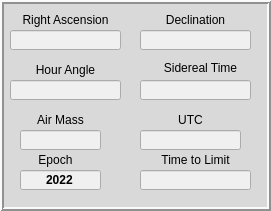
   <widget class="QFrame" name="frame_2">
    <property name="geometry">
     <rect>
      <x>420</x>
      <y>110</y>
      <width>271</width>
      <height>211</height>
     </rect>
    </property>
    <property name="styleSheet">
     <string notr="true">background-color: rgb(217, 217, 217);</string>
    </property>
    <property name="frameShape">
     <enum>QFrame::Box</enum>
    </property>
    <property name="frameShadow">
     <enum>QFrame::Raised</enum>
    </property>
    <property name="lineWidth">
     <number>2</number>
    </property>
    <widget class="QLineEdit" name="encRA">
     <property name="enabled">
      <bool>true</bool>
     </property>
     <property name="geometry">
      <rect>
       <x>10</x>
       <y>30</y>
       <width>111</width>
       <height>20</height>
      </rect>
     </property>
     <property name="font">
      <font>
       <weight>75</weight>
       <bold>true</bold>
      </font>
     </property>
     <property name="styleSheet">
      <string notr="true">background-color: rgb(240, 240, 240);</string>
     </property>
     <property name="text">
      <string/>
     </property>
     <property name="alignment">
      <set>Qt::AlignCenter</set>
     </property>
     <property name="readOnly">
      <bool>true</bool>
     </property>
    </widget>
    <widget class="QLabel" name="label_14">
     <property name="geometry">
      <rect>
       <x>10</x>
       <y>10</y>
       <width>111</width>
       <height>20</height>
      </rect>
     </property>
     <property name="text">
      <string>Right Ascension</string>
     </property>
     <property name="alignment">
      <set>Qt::AlignCenter</set>
     </property>
    </widget>
    <widget class="QLineEdit" name="encDEC">
     <property name="enabled">
      <bool>true</bool>
     </property>
     <property name="geometry">
      <rect>
       <x>140</x>
       <y>30</y>
       <width>111</width>
       <height>20</height>
      </rect>
     </property>
     <property name="font">
      <font>
       <weight>75</weight>
       <bold>true</bold>
      </font>
     </property>
     <property name="styleSheet">
      <string notr="true">background-color: rgb(240, 240, 240);</string>
     </property>
     <property name="text">
      <string/>
     </property>
     <property name="alignment">
      <set>Qt::AlignCenter</set>
     </property>
     <property name="readOnly">
      <bool>true</bool>
     </property>
    </widget>
    <widget class="QLabel" name="label_15">
     <property name="geometry">
      <rect>
       <x>140</x>
       <y>10</y>
       <width>111</width>
       <height>20</height>
      </rect>
     </property>
     <property name="text">
      <string>Declination</string>
     </property>
     <property name="alignment">
      <set>Qt::AlignCenter</set>
     </property>
    </widget>
    <widget class="QLineEdit" name="encHA">
     <property name="enabled">
      <bool>true</bool>
     </property>
     <property name="geometry">
      <rect>
       <x>10</x>
       <y>80</y>
       <width>111</width>
       <height>20</height>
      </rect>
     </property>
     <property name="font">
      <font>
       <weight>75</weight>
       <bold>true</bold>
      </font>
     </property>
     <property name="styleSheet">
      <string notr="true">background-color: rgb(240, 240, 240);</string>
     </property>
     <property name="text">
      <string/>
     </property>
     <property name="alignment">
      <set>Qt::AlignCenter</set>
     </property>
     <property name="readOnly">
      <bool>true</bool>
     </property>
    </widget>
    <widget class="QLabel" name="label_16">
     <property name="geometry">
      <rect>
       <x>10</x>
       <y>60</y>
       <width>111</width>
       <height>20</height>
      </rect>
     </property>
     <property name="text">
      <string>Hour Angle</string>
     </property>
     <property name="alignment">
      <set>Qt::AlignCenter</set>
     </property>
    </widget>
    <widget class="QLineEdit" name="txtLST">
     <property name="enabled">
      <bool>true</bool>
     </property>
     <property name="geometry">
      <rect>
       <x>140</x>
       <y>80</y>
       <width>111</width>
       <height>20</height>
      </rect>
     </property>
     <property name="font">
      <font>
       <weight>75</weight>
       <bold>true</bold>
      </font>
     </property>
     <property name="styleSheet">
      <string notr="true">background-color: rgb(240, 240, 240);</string>
     </property>
     <property name="text">
      <string/>
     </property>
     <property name="alignment">
      <set>Qt::AlignCenter</set>
     </property>
     <property name="readOnly">
      <bool>true</bool>
     </property>
    </widget>
    <widget class="QLabel" name="label_17">
     <property name="geometry">
      <rect>
       <x>150</x>
       <y>60</y>
       <width>101</width>
       <height>16</height>
      </rect>
     </property>
     <property name="text">
      <string>Sidereal Time</string>
     </property>
     <property name="alignment">
      <set>Qt::AlignCenter</set>
     </property>
    </widget>
    <widget class="QLabel" name="label_18">
     <property name="geometry">
      <rect>
       <x>20</x>
       <y>110</y>
       <width>81</width>
       <height>20</height>
      </rect>
     </property>
     <property name="text">
      <string>Air Mass</string>
     </property>
     <property name="alignment">
      <set>Qt::AlignCenter</set>
     </property>
    </widget>
    <widget class="QLabel" name="label_19">
     <property name="geometry">
      <rect>
       <x>150</x>
       <y>110</y>
       <width>81</width>
       <height>20</height>
      </rect>
     </property>
     <property name="text">
      <string>UTC</string>
     </property>
     <property name="alignment">
      <set>Qt::AlignCenter</set>
     </property>
    </widget>
    <widget class="QLineEdit" name="txtPointAirmass">
     <property name="enabled">
      <bool>true</bool>
     </property>
     <property name="geometry">
      <rect>
       <x>20</x>
       <y>130</y>
       <width>81</width>
       <height>20</height>
      </rect>
     </property>
     <property name="font">
      <font>
       <weight>75</weight>
       <bold>true</bold>
      </font>
     </property>
     <property name="styleSheet">
      <string notr="true">background-color: rgb(240, 240, 240);</string>
     </property>
     <property name="text">
      <string/>
     </property>
     <property name="alignment">
      <set>Qt::AlignCenter</set>
     </property>
     <property name="readOnly">
      <bool>true</bool>
     </property>
    </widget>
    <widget class="QLineEdit" name="txtUTC">
     <property name="enabled">
      <bool>true</bool>
     </property>
     <property name="geometry">
      <rect>
       <x>140</x>
       <y>130</y>
       <width>101</width>
       <height>20</height>
      </rect>
     </property>
     <property name="font">
      <font>
       <weight>75</weight>
       <bold>true</bold>
      </font>
     </property>
     <property name="styleSheet">
      <string notr="true">background-color: rgb(240, 240, 240);</string>
     </property>
     <property name="text">
      <string/>
     </property>
     <property name="alignment">
      <set>Qt::AlignCenter</set>
     </property>
     <property name="readOnly">
      <bool>true</bool>
     </property>
    </widget>
    <widget class="QLabel" name="label_20">
     <property name="geometry">
      <rect>
       <x>20</x>
       <y>150</y>
       <width>71</width>
       <height>20</height>
      </rect>
     </property>
     <property name="text">
      <string>Epoch</string>
     </property>
     <property name="alignment">
      <set>Qt::AlignCenter</set>
     </property>
    </widget>
    <widget class="QLabel" name="label_21">
     <property name="geometry">
      <rect>
       <x>140</x>
       <y>150</y>
       <width>111</width>
       <height>20</height>
      </rect>
     </property>
     <property name="text">
      <string>Time to Limit</string>
     </property>
     <property name="alignment">
      <set>Qt::AlignCenter</set>
     </property>
    </widget>
    <widget class="QLineEdit" name="txtTimeTolimit">
     <property name="enabled">
      <bool>true</bool>
     </property>
     <property name="geometry">
      <rect>
       <x>140</x>
       <y>170</y>
       <width>111</width>
       <height>20</height>
      </rect>
     </property>
     <property name="font">
      <font>
       <weight>75</weight>
       <bold>true</bold>
      </font>
     </property>
     <property name="styleSheet">
      <string notr="true">background-color: rgb(240, 240, 240);</string>
     </property>
     <property name="text">
      <string/>
     </property>
     <property name="alignment">
      <set>Qt::AlignCenter</set>
     </property>
     <property name="readOnly">
      <bool>true</bool>
     </property>
    </widget>
    <widget class="QLineEdit" name="txtEpoch">
     <property name="enabled">
      <bool>true</bool>
     </property>
     <property name="geometry">
      <rect>
       <x>20</x>
       <y>170</y>
       <width>81</width>
       <height>20</height>
      </rect>
     </property>
     <property name="font">
      <font>
       <weight>75</weight>
       <bold>true</bold>
      </font>
     </property>
     <property name="styleSheet">
      <string notr="true">background-color: rgb(240, 240, 240);</string>
     </property>
     <property name="text">
      <string>2022</string>
     </property>
     <property name="alignment">
      <set>Qt::AlignCenter</set>
     </property>
     <property name="readOnly">
      <bool>true</bool>
     </property>
    </widget>
   </widget>
